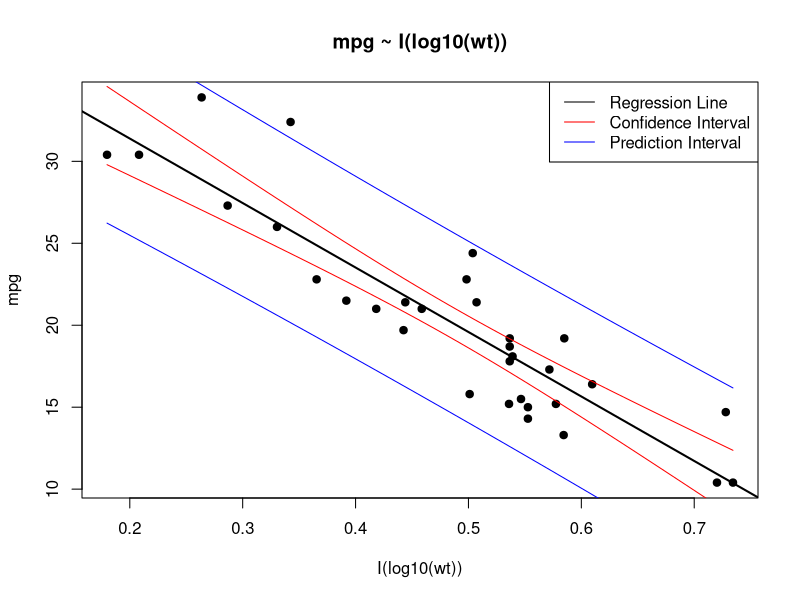

Reproduce this figure in R.
## ---- chunk 1
library(datasets)
data(mtcars)
fitlm <- lm(mpg ~ I(log10(wt)),data=mtcars)
x <- mtcars$wt
newx <- seq(min(x),max(x),by=(max(x)-min(x))/100)
trnsx <- log10(newx)
newxdf <- data.frame(wt=newx)
prd <- predict(fitlm,newxdf,interval=("prediction"))
cnf <- predict(fitlm,newxdf,interval=("confidence"))


## ---- chunk 2
plot(mpg ~ I(log10(wt)), data = mtcars, pch = 19)
title("mpg ~ I(log10(wt))",outer=FALSE)
abline(fitlm, col = 'black', lwd = 2)
matlines(trnsx,cnf[,c("lwr","upr")],col="red",lty=1,type="l")
matlines(trnsx,prd[,c("lwr","upr")],col="blue",lty=1,type="l")
legend("topright", 
legend = c("Regression Line","Confidence Interval", "Prediction Interval"),lty = 1,col = c("black","red", "blue"))
